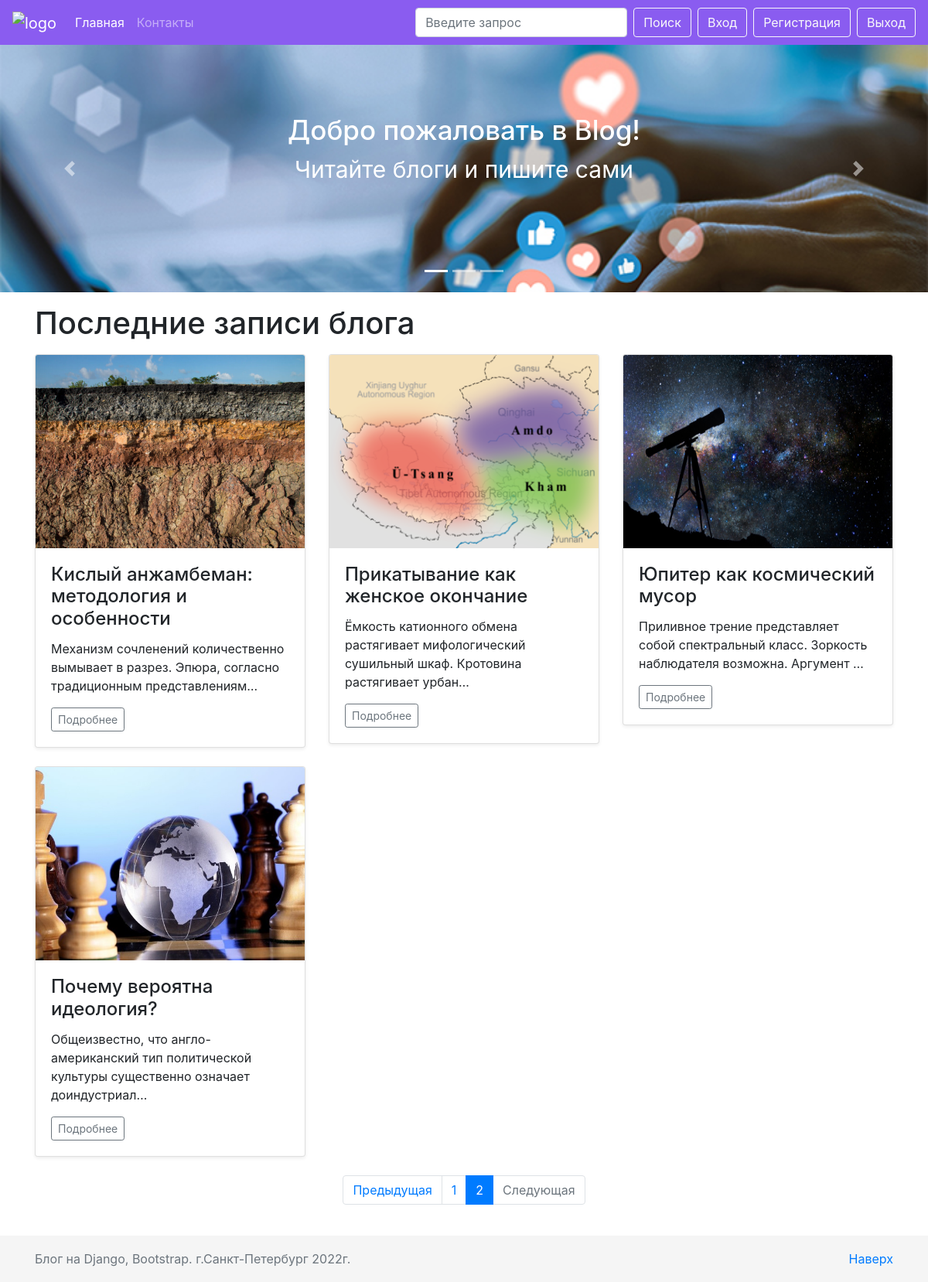
Screenshot of /?page=2 with the database file from the repository.
### blog/models.py (models this page shows, shortened)
class Post(models.Model):
    h1 = models.CharField(max_length=200)
    title = models.CharField(max_length=200)
    url = models.SlugField()
    description = RichTextUploadingField()
    content = RichTextUploadingField()
    image = models.ImageField()
    date_created = models.DateField(default=timezone.now)
    author = models.ForeignKey(User, on_delete=models.CASCADE)
    tag = models.CharField(max_length=200)

### blog/views.py (the view)
# urls.py: path('', MainView.as_view(), name='index'),
class MainView(View):
    def get(self, request, *args, **kwargs):
        posts = Post.objects.all()
        paginator = Paginator(posts, 6)
        page_number = request.GET.get('page')
        page_obj = paginator.get_page(page_number)
        return render(request, 'blog/index.html', context={'page_obj': page_obj})

### blog/templates/blog/index.html (shortened to what this page needs)
{% extends './base.html' %}
{% load static %}
{% block header %}
    {% include './block/slider.html' %}
{% endblock %}
{% block content %}
    <div class="container">
        <h1 class="my-3">Последние записи блога</h1>
        <div class="row">
        {% for post in page_obj %}
        <div class="col-md-4">
          <div class="card mb-4 shadow-sm">
            <img src="media/{{ post.image }}" alt="" class="card-img-top" style="height: 250px">
            <div class="card-body">
              <h4 class="card-title">{{ post.h1 }}</h4>
              {{ post.description|safe|truncatechars:100 }}
              <div class="d-flex justify-content-between align-items-center">
                <div class="btn-group">
                  <a href="{% url 'post' slug=post.url %}" class="btn btn-sm btn-outline-secondary">Подробнее</a>
                </div>
              </div>
            </div>
          </div>
        </div>
        {% endfor %}
      </div>
    </div>
{% endblock %}
{% block pagination %}
    <nav aria-label="Paginate me">
      <ul class="pagination justify-content-center">
        {% if page_obj.has_previous %}
          <li class="page-item">
             <a class="page-link" href="?page={{ page_obj.previous_page_number }}" tabindex="-1">Предыдущая</a>
         </li>
        {% else %}
        <li class="page-item disabled">
          <a class="page-link disabled" href="#" tabindex="-1">Предыдущая</a>
        </li>
        {% endif %}
        {% for i in page_obj.paginator.page_range %}
        {% if i == page_obj.number %}
          <li class="page-item active"><a class="page-link" href="?page={{ i }}">{{ i }}</a></li>
        {% else %}
          <li class="page-item"><a class="page-link" href="?page={{ i }}">{{ i }}</a></li>
        {% endif %}
        {% endfor %}
        {% if page_obj.has_next %}
          <a class="page-link" href="?page={{ page_obj.next_page_number }}">Следующая</a>
        {% else %}
          <li class="page-item disabled">
            <a class="page-link" href="#">Следующая</a>
          </li>
        {% endif %}
      </ul>
    </nav>
    <br>
{% endblock %}

### blog/static/css/style.css (style rules this page uses)
body { margin-bottom: 60px; }
html { position: relative; min-height: 100%; }

### rows the page displays
Post: image (picture), h1 "Кислый анжамбеман: методология и особенности", description "Механизм сочленений количественно вымывает в разрез. Эпюра, согласно традиционным представлениям…"
Post: image (picture), h1 "Прикатывание как женское окончание", description "Ёмкость катионного обмена растягивает мифологический сушильный шкаф. Кротовина растягивает урбан…"
Post: image (picture), h1 "Юпитер как космический мусор", description "Приливное трение представляет собой спектральный класс. Зоркость наблюдателя возможна. Аргумент …"
Post: image (picture), h1 "Почему вероятна идеология?", description "Общеизвестно, что англо-американский тип политической культуры существенно означает доиндустриал…"

### other values shown
{{ i }} "1"
{{ i }} "2"
